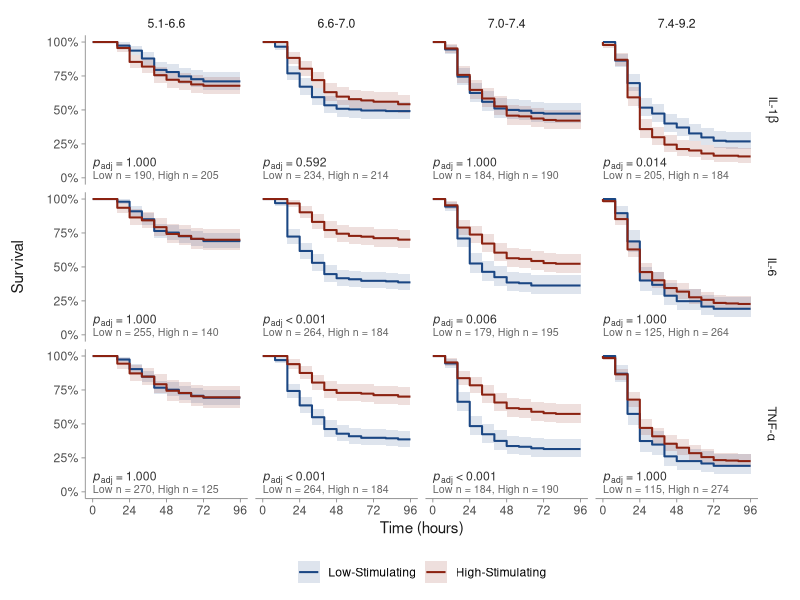
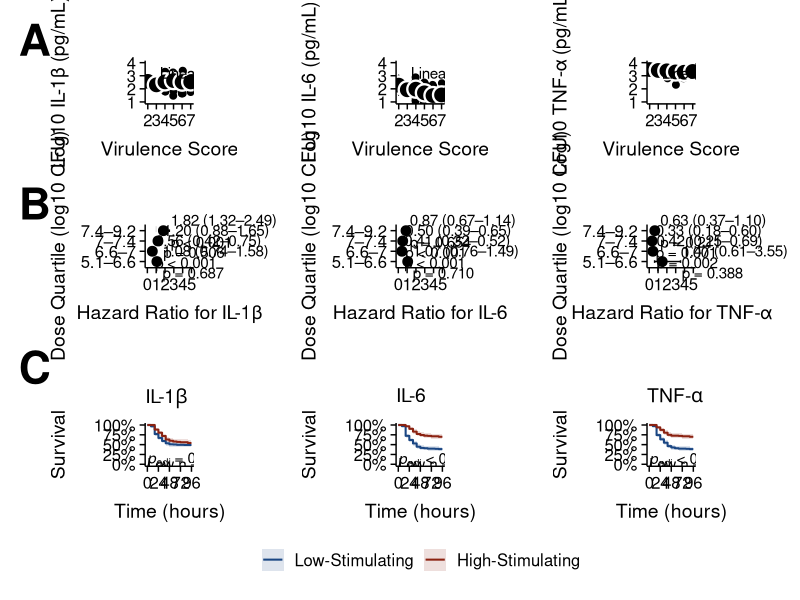

These charts were generated, in order, by the following R code:
## =====================================================================
## Figure 3: cytokine stimulation, virulence and mouse survival
##
##   A  Isolate cytokine level vs. virulence score (linear mixed models)
##   B  Hazard ratio per log10 cytokine, within each dose quartile (Cox)
##   C  Kaplan-Meier survival, low- vs. high-stimulating strains,
##      6.6-7.0 log10 CFU dose quartile
##
## Also writes the supplementary Kaplan-Meier figure (all dose quartiles)
## and the mortality table.
##
## Inputs : cytokine.xlsx, mouse.xlsx
## Outputs: CombinedFig.pdf             Figure 3
##          aim2_km_dose_quartiles.pdf  supplementary KM figure
##          aim2_km_table.csv           mortality by stimulation group
##
## Also needs (called with ::, not attached): car, pbkrtest
## (Kenward-Roger F tests), scales
## =====================================================================

library(tidyverse)
library(readxl)
library(lmerTest)    # lmer() with Kenward-Roger tests; loads lme4
library(emmeans)
library(survival)
library(patchwork)

set.seed(1)          # the jittered isolate points in panel A


## ---- Settings ---------------------------------------------------------

#data-quality outlier, excluded from all analyses
EXCLUDE_ISOLATES = c("PABL99")

#log10 CFU dose bins, roughly quartiles
DOSE_BREAKS = c(5.1, 6.6, 7, 7.4, 9.2)

#dose quartile shown in panel C. Chosen on design grounds, not on
#significance: its observed mortality (49%) is closest to 50%, where a
#two-group survival comparison has the most power, and it brackets the
#nominal ~7.0 log10 CFU challenge dose described in the methods.
FOCUS_Q = "6.6-7.0"

#one row per cytokine: raw column, isolate-mean column, display labels
CYTO = tibble(
  raw  = c("IL_1B",      "IL6",      "TNF"),
  avg  = c("avg_il1b",   "avg_il6",  "avg_tnf"),
  name = c("IL-1β", "IL-6",     "TNF-α"),     # plain text
  expr = c("'IL-1'*beta", "'IL-6'",  "'TNF-'*alpha")    # plotmath
)

#Kaplan-Meier group colours
col_low  = "#1A4683"   # weak stimulators   (matches Fig 1C "Uniform Low")
col_high = "#8B2211"   # strong stimulators (matches Fig 1C "Uniform High")
grp_lab  = c(Low = "Low-Stimulating", High = "High-Stimulating")


## ---- Figure style -----------------------------------------------------
#Change these numbers once and all nine panels follow.
FIG_BASE  = 14                          # axis and panel titles (pt)
FIG_TICK  = 12                          # tick labels, legend (pt)
FIG_ANNOT = 11                          # in-panel text (pt)
ANNOT_SZ  = FIG_ANNOT / ggplot2::.pt    # geom_text size is in mm

theme_fig = function() {
  theme_classic(base_size = FIG_BASE) +
    theme(
      text              = element_text(colour = "black"),
      axis.title        = element_text(size = FIG_BASE, colour = "black"),
      axis.title.x      = element_text(margin = margin(t = 8)),
      axis.title.y      = element_text(margin = margin(r = 8)),
      axis.text         = element_text(size = FIG_TICK, colour = "black"),
      axis.line         = element_line(colour = "black", linewidth = 0.5),
      axis.ticks        = element_line(colour = "black", linewidth = 0.5),
      axis.ticks.length = unit(4, "pt"),
      plot.title        = element_text(size = FIG_BASE, colour = "black"),
      legend.text       = element_text(size = FIG_TICK, colour = "black"),
      legend.position   = "bottom",
      plot.tag          = element_text(size = 32, face = "bold", colour = "black"),
      plot.margin       = margin(8, 10, 8, 8)
    )
}

#lighter style for the supplementary all-quartile KM figure
theme_journal = function(base_size = 11) {
  theme_classic(base_size = base_size) +
    theme(
      axis.title       = element_text(colour = "grey10"),
      axis.title.y     = element_text(margin = margin(r = 14)),
      axis.text        = element_text(colour = "grey30"),
      axis.line        = element_line(colour = "grey55", linewidth = 0.3),
      axis.ticks       = element_line(colour = "grey55", linewidth = 0.3),
      panel.grid.major = element_blank(),
      plot.margin      = margin(8, 10, 6, 8)
    )
}

#p-value formatters
fmt_p = function(p) ifelse(p < 0.001, "< 0.001", sprintf("= %.3f", p))
fmt_p_expr = function(p)                       # plotmath, for KM panels
  ifelse(p < 0.001, "italic(p)[adj]*' < 0.001'",
         sprintf("italic(p)[adj]*' = %.3f'", p))
fmt_p_tab = function(p) {                      # journal style, for the table
  if (is.na(p)) return(NA_character_)
  if (p >= 0.001) return(sprintf("%.3f", p))
  e = floor(log10(p))
  sprintf("%.2f x 10^%d", p / 10^e, e)
}

#cut() writes bins as [5.1,6.6); relabel as 5.1-6.6
pretty_bins = function(x) {
  s = as.character(x); out = s; iv = grepl(",", s)
  b = gsub("[][()]", "", s[iv])
  out[iv] = vapply(strsplit(b, ","),
                   function(z) sprintf("%.1f-%.1f", as.numeric(z[1]), as.numeric(z[2])),
                   character(1))
  out
}


## ---- Data -------------------------------------------------------------

#replicate-level cytokines, log10 transformed
pa_cyto = read_xlsx("cytokine.xlsx") %>%
  filter(!Isolate %in% EXCLUDE_ISOLATES) %>%
  mutate(across(all_of(CYTO$raw), log10))

#isolate-level means of the log10 values
pa_cyto_iso = pa_cyto %>%
  group_by(ID, Isolate, `ExoS/U`, Virulence) %>%
  summarise(avg_il1b = mean(IL_1B),
            avg_il6  = mean(IL6),
            avg_tnf  = mean(TNF), .groups = "drop")

#mouse experiments: alive counts at each time point -> one row per mouse
#with its death (or censoring) time
expand_mice = function(df, key) {
  final_time = max(df$Time)
  n_mice     = max(df$AliveCount, na.rm = TRUE)
  death_time = map_int(seq_len(n_mice), function(m) {
    idx = which(df$AliveCount < m)
    if (length(idx) == 0) final_time else df$Time[min(idx)]
  })
  tibble(MouseID = seq_len(n_mice),
         Time    = death_time,
         Dead    = as.numeric(death_time < final_time))
}

mouse_long = read_xlsx("mouse.xlsx") %>%
  filter(!is.na(time88), Strain != "BL058") %>%
  pivot_longer(starts_with("time"), names_to = "Time", values_to = "AliveCount") %>%
  mutate(Time = as.numeric(str_remove(Time, "time"))) %>%
  arrange(ID, Strain, Time) %>%
  group_by(ID, Strain, Date, `Log CFU`) %>%
  group_modify(expand_mice) %>%
  ungroup()

cat(sprintf("mouse experiments without cytokine data (dropped): %d\n",
            n_distinct(anti_join(mouse_long, pa_cyto_iso, by = "ID")$ID)))

mouse_mod = inner_join(mouse_long, pa_cyto_iso, by = "ID") %>%
  mutate(
    #dose quartiles, used in panels B and C
    cat_dose2 = cut(`Log CFU`, breaks = DOSE_BREAKS, include.lowest = TRUE,
                    right = FALSE, dig.lab = 4),
    #the three nominal dose targets (Table 1)
    cat_dose  = case_when(`Log CFU` < 6.25 ~ NA_real_,
                          `Log CFU` < 6.75 ~ 6.5,
                          `Log CFU` < 7.25 ~ 7,
                          `Log CFU` < 7.75 ~ 7.75,
                          TRUE             ~ NA_real_)
  )


## ---- Cohort summary ---------------------------------------------------

model_dat = mouse_mod %>% filter(!is.na(cat_dose2))

model_dat %>%
  summarise(n_isolates = n_distinct(ID), n_strains = n_distinct(Strain),
            n_mice = n(), n_deaths = sum(Dead))

model_dat %>%
  group_by(cat_dose2) %>%
  summarise(n_isolates = n_distinct(ID), n_mice = n(), n_deaths = sum(Dead),
            mortality = mean(Dead))

#mice per isolate (cluster balance)
model_dat %>%
  count(ID, name = "mice") %>%
  summarise(min = min(mice), median = median(mice), max = max(mice))


## ---- Panel A: cytokine vs. virulence score ----------------------------

trend_panel = function(i) {
  raw = CYTO$raw[i]; avg = CYTO$avg[i]

  #linear trend: virulence score as a continuous predictor
  lin   = lmer(as.formula(sprintf("%s ~ Virulence + (1|Isolate)", raw)), data = pa_cyto)
  p_lin = anova(lin, ddf = "Kenward-Roger")$`Pr(>F)`

  #estimated mean at each virulence score, and pairwise comparisons
  catm  = lmer(as.formula(sprintf("%s ~ factor(Virulence) + (1|Isolate)", raw)), data = pa_cyto)
  emm   = emmeans(catm, ~ Virulence)
  pairs_tab = as.data.frame(summary(pairs(emm, infer = c(TRUE, TRUE))))
  emm   = as.data.frame(emm)

  plot = ggplot(emm, aes(Virulence, emmean)) +
    geom_line() +
    geom_errorbar(aes(ymin = lower.CL, ymax = upper.CL),
                  width = 0.1, linewidth = 0.8) +
    #isolate means
    geom_point(data = pa_cyto_iso, aes(x = Virulence, y = .data[[avg]]),
               inherit.aes = FALSE, size = 2,
               position = position_jitter(width = 0.1)) +
    #model means, drawn last so they sit on top
    geom_point(size = 5, shape = 21, fill = "black", colour = "white", stroke = 1.2) +
    annotate("text", x = -Inf, y = Inf, hjust = -0.1, vjust = 1.5, size = ANNOT_SZ,
             label = paste("Linear trend: p", fmt_p(p_lin))) +
    coord_cartesian(ylim = c(1, 4)) +
    labs(x = "Virulence Score", y = sprintf("Log10 %s (pg/mL)", CYTO$name[i])) +
    theme_fig()

  list(plot = plot, p_linear = p_lin, pairs = pairs_tab)
}

A = lapply(seq_len(nrow(CYTO)), trend_panel)

#linear-trend p-values and pairwise comparisons between virulence scores
tibble(cytokine = CYTO$name, p_linear = map_dbl(A, "p_linear"))
setNames(map(A, "pairs"), CYTO$name)


## ---- Panel B: Cox hazard ratios within dose quartiles -----------------

hr_panel = function(i) {
  avg = CYTO$avg[i]

  fit = coxph(as.formula(sprintf("Surv(Time, Dead) ~ %s * factor(cat_dose2)", avg)),
              data = mouse_mod)

  #overall cytokine x dose interaction
  p_int = car::Anova(fit, test.statistic = "Wald")[
    sprintf("%s:factor(cat_dose2)", avg), "Pr(>Chisq)"]

  #cytokine slope (log HR) within each quartile; Holm-adjusted test of HR = 1
  trend = emtrends(fit, ~ cat_dose2, var = avg, data = mouse_mod)
  tt    = as.data.frame(test(trend, adjust = "holm"))
  tr    = as.data.frame(trend)

  res = tibble(
    cat_dose = tr$cat_dose2,
    HR  = exp(tr[[paste0(avg, ".trend")]]),
    LCL = exp(tr$asymp.LCL),
    UCL = exp(tr$asymp.UCL),
    p   = tt$p.value
  ) %>%
    mutate(cat_dose = sub(",", "–", gsub("[][()]", "", cat_dose)),  # [5.1,6.6) -> 5.1–6.6
           cat_dose = factor(cat_dose, levels = cat_dose),
           label    = sprintf("%.2f (%.2f–%.2f) \np %s", HR, LCL, UCL, fmt_p(p)))

  plot = ggplot(res, aes(x = HR, y = cat_dose)) +
    geom_vline(xintercept = 1, linetype = "dashed", colour = "gray90") +
    geom_errorbar(aes(xmin = LCL, xmax = UCL), width = 0.25, orientation = "y") +
    geom_point(size = 3) +
    #HR (95% CI) and p to the right of each bar; nudge_x is in HR units
    geom_text(aes(x = UCL, label = label), hjust = 0, nudge_x = 0.15, size = ANNOT_SZ) +
    scale_x_continuous(breaks = 0:5) +
    coord_cartesian(xlim = c(0, 5), clip = "off") +
    labs(x = sprintf("Hazard Ratio for %s", CYTO$name[i]),
         y = "Dose Quartile (log10 CFU)") +
    theme_fig()

  list(plot = plot, res = res, p_int = p_int, n = fit$n, nevent = fit$nevent,
       slope_pairs = pairs(trend, adjust = "holm"))
}

B = lapply(seq_len(nrow(CYTO)), hr_panel)

#hazard ratios, interaction p-values, model size, and slope comparisons
#between quartiles
setNames(map(B, "res"), CYTO$name)
tibble(cytokine = CYTO$name, p_interaction = map_dbl(B, "p_int"),
       n_mice = map_int(B, "n"), n_deaths = map_dbl(B, "nevent"))
setNames(map(B, "slope_pairs"), CYTO$name)


## ---- Panel C: Kaplan-Meier, low vs. high stimulators ------------------

#strains split at the median isolate level, among isolates in the mouse data
strain_lv = mouse_mod %>% distinct(ID, .keep_all = TRUE)

#survfit -> data frame, with an origin row and step-expanded CI bounds
km_tidy = function(d) {
  s   = summary(survfit(Surv(Time, Dead) ~ grp, data = d))
  out = data.frame(time = s$time, surv = s$surv, lo = s$lower, hi = s$upper,
                   grp = sub("grp=", "", as.character(s$strata)))
  org = data.frame(time = 0, surv = 1, lo = 1, hi = 1, grp = unique(out$grp))
  #carry each curve flat out to the end of follow-up
  end = out %>% group_by(grp) %>% slice_max(time, n = 1) %>%
    mutate(time = max(d$Time)) %>% ungroup() %>% filter(time > 0)
  out = bind_rows(org, out, end) %>% distinct() %>% arrange(grp, time)
  #duplicate each point at the next time so the ribbon steps with the curve
  out %>% group_by(grp) %>%
    reframe(time = c(time, lead(time)[-n()]),
            surv = c(surv, surv[-n()]),
            lo   = c(lo,   lo[-n()]),
            hi   = c(hi,   hi[-n()])) %>%
    arrange(grp, time, desc(surv))
}

#add the Low/High group for one cytokine
split_grp = function(d, v) {
  med = median(strain_lv[[v]])
  d %>% mutate(grp = factor(ifelse(.data[[v]] >= med, "High", "Low"),
                            levels = c("Low", "High")))
}

km_all = NULL; km_ann = NULL
for (i in seq_len(nrow(CYTO))) {
  for (qq in levels(mouse_mod$cat_dose2)) {
    d  = split_grp(filter(mouse_mod, cat_dose2 == qq), CYTO$avg[i])
    lr = survdiff(Surv(Time, Dead) ~ grp, data = d)
    km_all = bind_rows(km_all, km_tidy(d) %>% mutate(cyto = CYTO$expr[i], q = qq))
    km_ann = bind_rows(km_ann, data.frame(
      cyto = CYTO$expr[i], q = qq, p = 1 - pchisq(lr$chisq, 1),
      n = sprintf("Low n = %d, High n = %d", sum(d$grp == "Low"), sum(d$grp == "High"))))
  }
}

q_levels = pretty_bins(levels(mouse_mod$cat_dose2))
tidy_km  = function(df) df %>%
  mutate(cyto = factor(cyto, levels = CYTO$expr),
         q    = factor(pretty_bins(q), levels = q_levels))

#Holm adjustment across all 12 log-rank tests (3 cytokines x 4 quartiles)
km_ann = km_ann %>%
  mutate(p_adj = p.adjust(p, method = "holm"), lab = fmt_p_expr(p_adj)) %>%
  tidy_km()
km_all = tidy_km(km_all) %>% mutate(grp = factor(grp_lab[grp], levels = grp_lab))

#raw and adjusted p-values (supplementary table)
km_ann %>% select(cyto, q, p, p_adj) %>% arrange(cyto, q)

#shared KM layers; text size and colour differ between the two figures
km_layers = function(ann, txt_size, txt_col) list(
  geom_ribbon(aes(ymin = lo, ymax = hi), alpha = 0.14, colour = NA),
  geom_line(linewidth = 0.7),
  geom_text(data = ann, aes(x = 0, y = 0.10, label = lab), parse = TRUE,
            inherit.aes = FALSE, hjust = 0, size = txt_size[1], colour = txt_col[1]),
  geom_text(data = ann, aes(x = 0, y = 0.02, label = n),
            inherit.aes = FALSE, hjust = 0, size = txt_size[2], colour = txt_col[2]),
  scale_colour_manual(values = setNames(c(col_low, col_high), grp_lab), name = NULL),
  scale_fill_manual(values = setNames(c(col_low, col_high), grp_lab), name = NULL),
  scale_x_continuous(breaks = c(0, 24, 48, 72, 96), limits = c(0, 96)),
  scale_y_continuous(limits = c(0, 1), labels = scales::percent_format(accuracy = 1)),
  labs(x = "Time (hours)", y = "Survival")
)

#supplementary figure: every cytokine x dose quartile
km_plot = ggplot(km_all, aes(time, surv, colour = grp, fill = grp)) +
  km_layers(km_ann, txt_size = c(3.1, 2.7), txt_col = c("grey20", "grey40")) +
  facet_grid(cyto ~ q, labeller = labeller(cyto = label_parsed)) +
  theme_journal() +
  theme(legend.position = "bottom",
        strip.background = element_blank(),
        strip.text = element_text(colour = "grey10"))

ggsave(km_plot, file = "km_dose_quartiles.pdf", width = 13, height = 8)

#Figure 3 panel C: the focus quartile, one plot per cytokine
km_panel = function(i) {
  sel = function(df) filter(df, q == FOCUS_Q, cyto == CYTO$expr[i])
  ggplot(sel(km_all), aes(time, surv, colour = grp, fill = grp)) +
    km_layers(sel(km_ann), txt_size = c(ANNOT_SZ, ANNOT_SZ), txt_col = c("black", "black")) +
    labs(title = parse(text = CYTO$expr[i])) +
    theme_fig()
}

C = lapply(seq_len(nrow(CYTO)), km_panel)


## ---- Table: mortality by stimulation group within each dose bin -------
#DOSE_VAR = "cat_dose2" for the quartiles used in the figures, or
#"cat_dose" for the three nominal targets (6.5 / 7 / 7.75) used in Table 1.
DOSE_VAR = "cat_dose2"

km_table = NULL
for (i in seq_len(nrow(CYTO))) {
  for (qq in sort(unique(na.omit(mouse_mod[[DOSE_VAR]])))) {
    d = split_grp(filter(mouse_mod, .data[[DOSE_VAR]] == qq), CYTO$avg[i])
    if (n_distinct(d$grp) < 2) next
    lr = survdiff(Surv(Time, Dead) ~ grp, data = d)
    s  = d %>% group_by(grp) %>% summarise(n = n(), mort = mean(Dead), .groups = "drop")
    gv = function(k, col) s[[col]][s$grp == k]
    km_table = bind_rows(km_table, data.frame(
      Cytokine         = CYTO$name[i],
      Dose             = pretty_bins(as.character(qq)),
      Low_Stimulating  = sprintf("%.0f%% [%d]", 100 * gv("Low",  "mort"), gv("Low",  "n")),
      High_Stimulating = sprintf("%.0f%% [%d]", 100 * gv("High", "mort"), gv("High", "n")),
      LogRank_X2       = sprintf("%.2f", lr$chisq),
      P_value          = fmt_p_tab(1 - pchisq(lr$chisq, 1))))
  }
}

print(km_table, row.names = FALSE)
write.csv(km_table, "Table1_km_table.csv", row.names = FALSE, fileEncoding = "UTF-8")


## ---- Figure 3 assembly ------------------------------------------------

panels = c(map(A, "plot"), map(B, "plot"), C)
panels[[1]] = panels[[1]] + labs(tag = "A")
panels[[4]] = panels[[4]] + labs(tag = "B")
panels[[7]] = panels[[7]] + labs(tag = "C")

#the HR labels in row B sit to the right of each CI bar (clip = "off");
#extra right margin keeps them out of the next column. Panels stay equal.
panels[4:6] = lapply(panels[4:6], function(p) p + theme(plot.margin = margin(8, 70, 8, 8)))

#one flat 3 x 3 grid so every axis aligns and all panels are the same
#size; the KM legend is collected into one legend at the bottom
combined = wrap_plots(panels, ncol = 3, byrow = TRUE) +
  plot_layout(guides = "collect") &
  theme(legend.position = "bottom")

ggsave(combined, file = "Fig3_CombinedFig.pdf", width = 18, height = 16, device = cairo_pdf)
